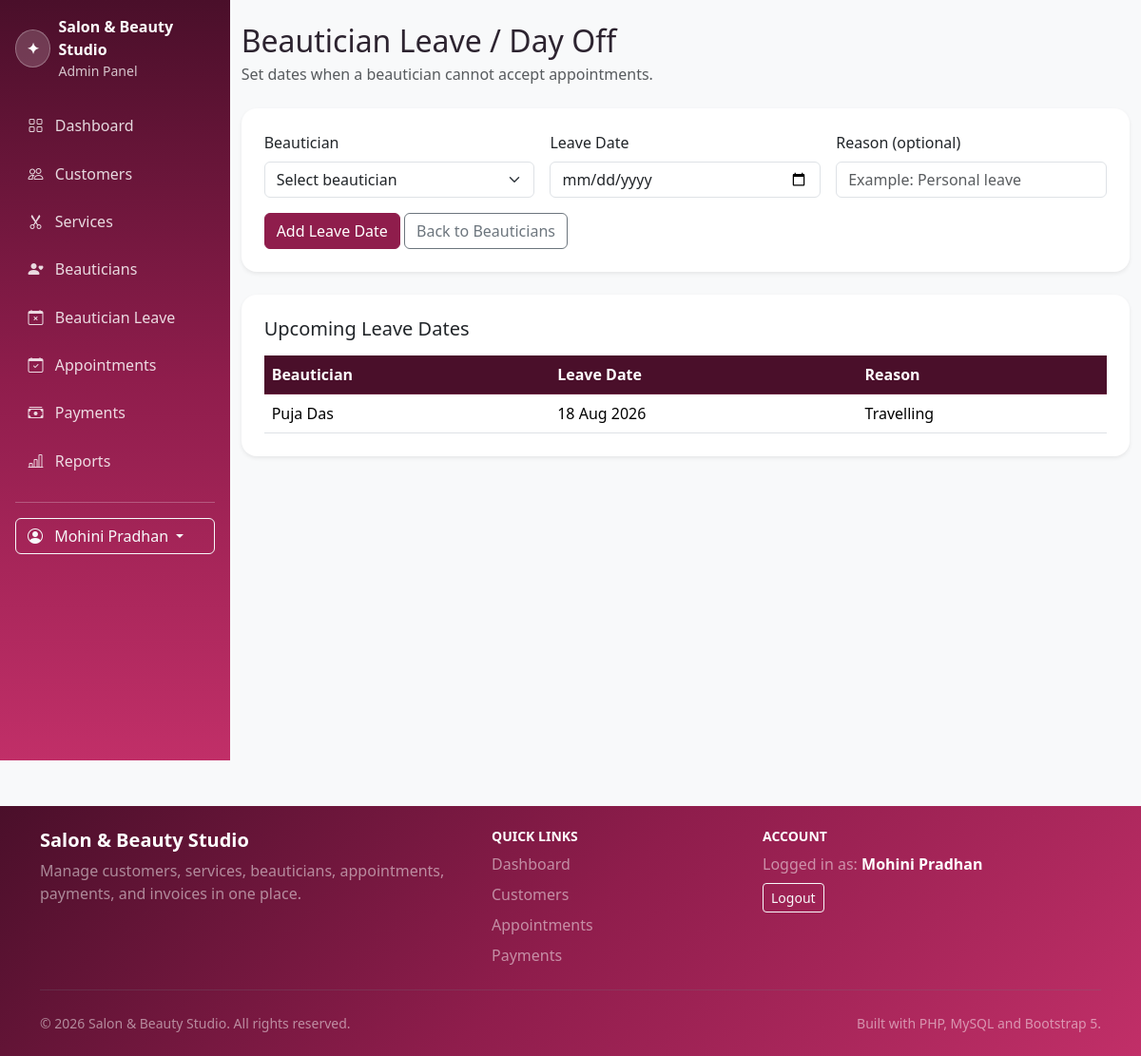
Page /beauticians/leave.php (signed in) on the committed database.
### tables this page shows
CREATE TABLE `beautician_leaves` (
  `id` int(10) UNSIGNED NOT NULL,
  `beautician_id` int(10) UNSIGNED NOT NULL,
  `leave_date` date NOT NULL,
  `reason` varchar(255) DEFAULT NULL,
  `created_at` timestamp NOT NULL DEFAULT current_timestamp()
);

CREATE TABLE `beauticians` (
  `id` int(10) UNSIGNED NOT NULL,
  `beautician_name` varchar(120) NOT NULL,
  `phone` varchar(20) NOT NULL,
  `specialization` varchar(150) DEFAULT NULL,
  `experience` smallint(5) UNSIGNED NOT NULL DEFAULT 0 COMMENT 'Experience in years',
  `created_at` timestamp NOT NULL DEFAULT current_timestamp(),
  `updated_at` timestamp NOT NULL DEFAULT current_timestamp() ON UPDATE current_timestamp()
);

### includes/auth.php (called while the page is built, shortened)
<?php
    function e(?string $text): string{
        return htmlspecialchars((string) $text, ENT_QUOTES, 'UTF-8');
    }

### beauticians/leave.php (the view, shortened to what this page needs)
<?php
require_once __DIR__ . '/../config/database.php';
require_once __DIR__ . '/../includes/auth.php';
$leaves = $pdo->query(
    'SELECT
        beautician_leaves.id,
        beautician_leaves.leave_date,
        beautician_leaves.reason,
        beauticians.beautician_name
     FROM beautician_leaves
     INNER JOIN beauticians
        ON beautician_leaves.beautician_id = beauticians.id
     ORDER BY beautician_leaves.leave_date ASC'
)->fetchAll();
require_once __DIR__ . '/../includes/header.php';
?>
<div class="container py-4">
    <div class="mb-4">
        <h1 class="h2 mb-1">Beautician Leave / Day Off</h1>
        <p class="text-muted mb-0">
            Set dates when a beautician cannot accept appointments.
        </p>
    </div>
    <div class="card border-0 shadow-sm mb-4">
        <div class="card-body p-4">
            <form method="POST" class="row g-3">
                <div class="col-md-4">
                    <label class="form-label">Beautician</label>
                    <select
                        class="form-select"
                        name="beautician_id"
                        required
                    >
                        <option value="">Select beautician</option>
                    </select>
                </div>
                <div class="col-md-4">
                    <label class="form-label">Leave Date</label>
                    <input
                        type="date"
                        name="leave_date"
                        min="<?= date('Y-m-d') ?>"
                        class="form-control"
                        required
                    >
                </div>
                <div class="col-md-4">
                    <label class="form-label">Reason (optional)</label>
                    <input
                        type="text"
                        name="reason"
                        class="form-control"
                        placeholder="Example: Personal leave"
                    >
                </div>
                <div class="col-12">
                    <button class="btn btn-primary">
                        Add Leave Date
                    </button>
                    <a
                        href="<?= BASE_URL ?>/beauticians/index.php"
                        class="btn btn-outline-secondary"
                    >
                        Back to Beauticians
                    </a>
                </div>
            </form>
        </div>
    </div>
    <div class="card border-0 shadow-sm">
        <div class="card-body p-4">
            <h2 class="h5 mb-3">Upcoming Leave Dates</h2>
            <div class="table-responsive">
                <table class="table table-hover mb-0">
                    <thead class="table-dark">
                        <tr>
                            <th>Beautician</th>
                            <th>Leave Date</th>
                            <th>Reason</th>
                        </tr>
                    </thead>
                    <tbody>
                        <?php foreach ($leaves as $leave): ?>
                            <tr>
                                <td><?= e($leave['beautician_name']) ?></td>
                                <td>
                                    <?= e(
                                        date(
                                            'd M Y',
                                            strtotime($leave['leave_date'])
                                        )
                                    ) ?>
                                </td>
                                <td><?= e($leave['reason'] ?: '-') ?></td>
                            </tr>
                        <?php endforeach; ?>
                    </tbody>
                </table>
            </div>
        </div>
    </div>
</div>
<?php require_once __DIR__ . '/../includes/footer.php'; ?>

### assets/css/style.css (style rules this page uses)
:root { --salon-primary: #8f1d4c; --salon-primary-dark: #4a0f2a; --salon-pink: #c12f68; --salon-soft: #fff4f8; }
body { min-height: 100vh; color: #2d2430; background: #f8f9fa; }
.card { border-radius: 1rem; transition: transform 0.18s ease, box-shadow 0.18s ease; }
.btn-primary { background-color: var(--salon-primary); border-color: var(--salon-primary); }
.table-dark { --bs-table-bg: var(--salon-primary-dark); --bs-table-border-color: #68203c; }

### includes/header.php (style rules this page uses)
body { background: #f8f9fa; }

### rows in the picture
beautician_leaves: beautician.beautician_name "Puja Das", leave_date "18 Aug 2026", reason "Travelling"

### other values in the picture
APP_NAME "Salon & Beauty Studio"
$_SESSION['user_name'] "Mohini Pradhan"
